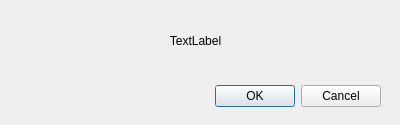
<?xml version="1.0" encoding="UTF-8"?>
<ui version="4.0">
 <class>Dialog</class>
 <widget class="QDialog" name="Dialog">
  <property name="geometry">
   <rect>
    <x>0</x>
    <y>0</y>
    <width>400</width>
    <height>125</height>
   </rect>
  </property>
  <property name="windowTitle">
   <string>Dialog</string>
  </property>
  <widget class="QDialogButtonBox" name="buttonBox">
   <property name="geometry">
    <rect>
     <x>10</x>
     <y>80</y>
     <width>371</width>
     <height>32</height>
    </rect>
   </property>
   <property name="orientation">
    <enum>Qt::Horizontal</enum>
   </property>
   <property name="standardButtons">
    <set>QDialogButtonBox::Cancel|QDialogButtonBox::Ok</set>
   </property>
  </widget>
  <widget class="QLabel" name="label">
   <property name="geometry">
    <rect>
     <x>20</x>
     <y>10</y>
     <width>351</width>
     <height>61</height>
    </rect>
   </property>
   <property name="text">
    <string>TextLabel</string>
   </property>
   <property name="alignment">
    <set>Qt::AlignCenter</set>
   </property>
   <property name="wordWrap">
    <bool>true</bool>
   </property>
  </widget>
 </widget>
 <resources/>
 <connections>
  <connection>
   <sender>buttonBox</sender>
   <signal>accepted()</signal>
   <receiver>Dialog</receiver>
   <slot>accept()</slot>
   <hints>
    <hint type="sourcelabel">
     <x>248</x>
     <y>254</y>
    </hint>
    <hint type="destinationlabel">
     <x>157</x>
     <y>274</y>
    </hint>
   </hints>
  </connection>
  <connection>
   <sender>buttonBox</sender>
   <signal>rejected()</signal>
   <receiver>Dialog</receiver>
   <slot>reject()</slot>
   <hints>
    <hint type="sourcelabel">
     <x>316</x>
     <y>260</y>
    </hint>
    <hint type="destinationlabel">
     <x>286</x>
     <y>274</y>
    </hint>
   </hints>
  </connection>
 </connections>
</ui>
